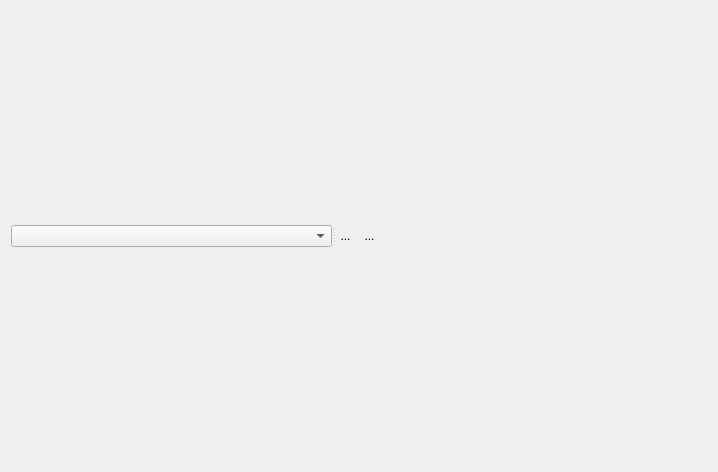
<?xml version="1.0" encoding="UTF-8"?>
<ui version="4.0">
 <class>HelpWidget</class>
 <widget class="QWidget" name="HelpWidget">
  <property name="geometry">
   <rect>
    <x>0</x>
    <y>0</y>
    <width>718</width>
    <height>472</height>
   </rect>
  </property>
  <property name="windowTitle">
   <string>Form</string>
  </property>
  <layout class="QVBoxLayout" name="verticalLayout_2">
   <item>
    <widget class="QSplitter" name="splitter">
     <property name="orientation">
      <enum>Qt::Horizontal</enum>
     </property>
     <widget class="QWidget" name="modeWidget" native="true">
      <layout class="QVBoxLayout" name="verticalLayout">
       <property name="spacing">
        <number>5</number>
       </property>
       <property name="leftMargin">
        <number>0</number>
       </property>
       <property name="topMargin">
        <number>0</number>
       </property>
       <property name="rightMargin">
        <number>0</number>
       </property>
       <property name="bottomMargin">
        <number>0</number>
       </property>
       <item>
        <widget class="QComboBox" name="selectorBox">
         <property name="font">
          <font>
           <pointsize>9</pointsize>
          </font>
         </property>
        </widget>
       </item>
      </layout>
     </widget>
     <widget class="QWidget" name="textBrowserWidget" native="true">
      <layout class="QVBoxLayout" name="vLayoutTextBrowser">
       <property name="spacing">
        <number>5</number>
       </property>
       <property name="leftMargin">
        <number>0</number>
       </property>
       <property name="topMargin">
        <number>0</number>
       </property>
       <property name="rightMargin">
        <number>0</number>
       </property>
       <property name="bottomMargin">
        <number>0</number>
       </property>
       <item>
        <layout class="QHBoxLayout" name="searchLayout">
         <property name="spacing">
          <number>5</number>
         </property>
         <property name="leftMargin">
          <number>0</number>
         </property>
         <property name="topMargin">
          <number>0</number>
         </property>
         <property name="rightMargin">
          <number>0</number>
         </property>
         <property name="bottomMargin">
          <number>0</number>
         </property>
         <item>
          <widget class="QToolButton" name="backButton">
           <property name="font">
            <font>
             <pointsize>9</pointsize>
            </font>
           </property>
           <property name="styleSheet">
            <string notr="true">QToolButton {
border: none;
background: transparent;
}

QToolButton:hover {
border: 1px solid gray;
background: #828282;
}</string>
           </property>
           <property name="text">
            <string>...</string>
           </property>
           <property name="icon">
            <iconset resource="../resources.qrc">
             <normaloff>:/back.png</normaloff>:/back.png</iconset>
           </property>
           <property name="iconSize">
            <size>
             <width>20</width>
             <height>20</height>
            </size>
           </property>
          </widget>
         </item>
         <item>
          <widget class="QToolButton" name="forwardButton">
           <property name="styleSheet">
            <string notr="true">QToolButton {
border: none;
background: transparent;
}

QToolButton:hover {
border: 1px solid gray;
background: #828282;
}</string>
           </property>
           <property name="text">
            <string>...</string>
           </property>
           <property name="icon">
            <iconset resource="../resources.qrc">
             <normaloff>:/forward.png</normaloff>:/forward.png</iconset>
           </property>
           <property name="iconSize">
            <size>
             <width>20</width>
             <height>20</height>
            </size>
           </property>
          </widget>
         </item>
         <item>
          <spacer name="horizontalSpacer">
           <property name="orientation">
            <enum>Qt::Horizontal</enum>
           </property>
           <property name="sizeHint" stdset="0">
            <size>
             <width>40</width>
             <height>20</height>
            </size>
           </property>
          </spacer>
         </item>
        </layout>
       </item>
      </layout>
     </widget>
    </widget>
   </item>
  </layout>
 </widget>
 <resources>
  <include location="../resources.qrc"/>
 </resources>
 <connections/>
</ui>
